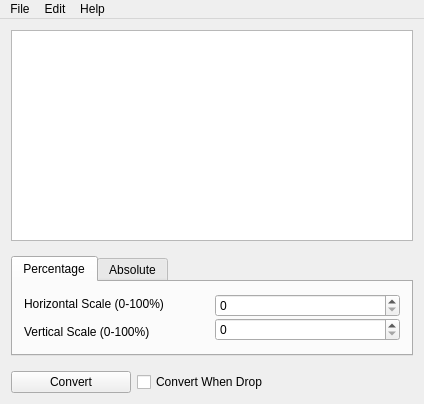
<?xml version="1.0" encoding="UTF-8"?>
<ui version="4.0">
 <class>MainWindow</class>
 <widget class="QMainWindow" name="MainWindow">
  <property name="geometry">
   <rect>
    <x>0</x>
    <y>0</y>
    <width>424</width>
    <height>404</height>
   </rect>
  </property>
  <property name="windowTitle">
   <string>Batch Image Resizer</string>
  </property>
  <property name="windowIcon">
   <iconset resource="icon.qrc">
    <normaloff>:/new/icon/icon.png</normaloff>:/new/icon/icon.png</iconset>
  </property>
  <property name="locale">
   <locale language="English" country="UnitedStates"/>
  </property>
  <widget class="QWidget" name="centralWidget">
   <layout class="QVBoxLayout" name="verticalLayout">
    <property name="spacing">
     <number>15</number>
    </property>
    <item>
     <widget class="QListView" name="listView">
      <property name="minimumSize">
       <size>
        <width>400</width>
        <height>200</height>
       </size>
      </property>
      <property name="toolTip">
       <string>Drop image files here.</string>
      </property>
      <property name="locale">
       <locale language="English" country="UnitedStates"/>
      </property>
      <property name="selectionMode">
       <enum>QAbstractItemView::ExtendedSelection</enum>
      </property>
     </widget>
    </item>
    <item>
     <widget class="QTabWidget" name="tabWidget">
      <property name="minimumSize">
       <size>
        <width>0</width>
        <height>100</height>
       </size>
      </property>
      <property name="maximumSize">
       <size>
        <width>16777215</width>
        <height>100</height>
       </size>
      </property>
      <property name="locale">
       <locale language="English" country="UnitedStates"/>
      </property>
      <property name="currentIndex">
       <number>0</number>
      </property>
      <widget class="QWidget" name="percentageTab">
       <attribute name="title">
        <string>Percentage</string>
       </attribute>
       <layout class="QHBoxLayout" name="horizontalLayout_5">
        <item>
         <layout class="QVBoxLayout" name="verticalLayout_4">
          <item>
           <widget class="QLabel" name="label">
            <property name="sizePolicy">
             <sizepolicy hsizetype="Preferred" vsizetype="Preferred">
              <horstretch>0</horstretch>
              <verstretch>0</verstretch>
             </sizepolicy>
            </property>
            <property name="text">
             <string>Horizontal Scale (0-100%)</string>
            </property>
           </widget>
          </item>
          <item>
           <widget class="QLabel" name="label_2">
            <property name="text">
             <string>Vertical Scale (0-100%)</string>
            </property>
           </widget>
          </item>
         </layout>
        </item>
        <item>
         <layout class="QVBoxLayout" name="verticalLayout_2">
          <property name="spacing">
           <number>0</number>
          </property>
          <property name="sizeConstraint">
           <enum>QLayout::SetDefaultConstraint</enum>
          </property>
          <item>
           <widget class="QSpinBox" name="percentageTab_hScale_spinBox">
            <property name="maximum">
             <number>100</number>
            </property>
           </widget>
          </item>
          <item>
           <widget class="QSpinBox" name="percentageTab_vScale_spinBox">
            <property name="maximum">
             <number>100</number>
            </property>
           </widget>
          </item>
         </layout>
        </item>
       </layout>
      </widget>
      <widget class="QWidget" name="absoluteTab">
       <attribute name="title">
        <string>Absolute</string>
       </attribute>
       <layout class="QHBoxLayout" name="horizontalLayout">
        <item>
         <layout class="QVBoxLayout" name="verticalLayout_3">
          <item>
           <widget class="QLabel" name="label_3">
            <property name="locale">
             <locale language="English" country="UnitedStates"/>
            </property>
            <property name="text">
             <string>Maximum Width (px)</string>
            </property>
           </widget>
          </item>
          <item>
           <widget class="QLabel" name="label_4">
            <property name="locale">
             <locale language="English" country="UnitedStates"/>
            </property>
            <property name="text">
             <string>Maximum Height (px)</string>
            </property>
           </widget>
          </item>
         </layout>
        </item>
        <item>
         <layout class="QVBoxLayout" name="verticalLayout_5">
          <item>
           <widget class="QSpinBox" name="absoluteTab_width_spinBox">
            <property name="locale">
             <locale language="English" country="UnitedStates"/>
            </property>
            <property name="maximum">
             <number>9999999</number>
            </property>
            <property name="singleStep">
             <number>128</number>
            </property>
            <property name="value">
             <number>1280</number>
            </property>
           </widget>
          </item>
          <item>
           <widget class="QSpinBox" name="absoluteTab_height_spinBox">
            <property name="locale">
             <locale language="English" country="UnitedStates"/>
            </property>
            <property name="maximum">
             <number>9999999</number>
            </property>
            <property name="singleStep">
             <number>128</number>
            </property>
            <property name="value">
             <number>720</number>
            </property>
           </widget>
          </item>
         </layout>
        </item>
       </layout>
      </widget>
     </widget>
    </item>
    <item>
     <layout class="QHBoxLayout" name="horizontalLayout_2">
      <item>
       <widget class="QPushButton" name="convertButton">
        <property name="maximumSize">
         <size>
          <width>120</width>
          <height>16777215</height>
         </size>
        </property>
        <property name="locale">
         <locale language="English" country="UnitedStates"/>
        </property>
        <property name="text">
         <string>Convert</string>
        </property>
       </widget>
      </item>
      <item>
       <widget class="QCheckBox" name="autoConvert_checkBox">
        <property name="locale">
         <locale language="English" country="UnitedStates"/>
        </property>
        <property name="text">
         <string>Convert When Drop</string>
        </property>
       </widget>
      </item>
     </layout>
    </item>
   </layout>
  </widget>
  <widget class="QMenuBar" name="menuBar">
   <property name="geometry">
    <rect>
     <x>0</x>
     <y>0</y>
     <width>424</width>
     <height>22</height>
    </rect>
   </property>
   <widget class="QMenu" name="menuFile">
    <property name="title">
     <string>File</string>
    </property>
    <addaction name="actionOpen"/>
    <addaction name="separator"/>
    <addaction name="actionExit"/>
   </widget>
   <widget class="QMenu" name="menuEdit">
    <property name="title">
     <string>Edit</string>
    </property>
    <addaction name="actionSelect_All"/>
    <addaction name="separator"/>
    <addaction name="actionRemove"/>
    <addaction name="actionRemove_All"/>
   </widget>
   <widget class="QMenu" name="menuHelp">
    <property name="title">
     <string>Help</string>
    </property>
    <addaction name="actionAbout"/>
   </widget>
   <addaction name="menuFile"/>
   <addaction name="menuEdit"/>
   <addaction name="menuHelp"/>
  </widget>
  <action name="actionOpen">
   <property name="text">
    <string>Open</string>
   </property>
   <property name="shortcut">
    <string>Ctrl+O</string>
   </property>
  </action>
  <action name="actionExit">
   <property name="text">
    <string>Exit</string>
   </property>
   <property name="shortcut">
    <string>Ctrl+Q</string>
   </property>
  </action>
  <action name="actionSelect_All">
   <property name="text">
    <string>Select All</string>
   </property>
   <property name="shortcut">
    <string>Ctrl+A</string>
   </property>
  </action>
  <action name="actionRemove">
   <property name="text">
    <string>Remove</string>
   </property>
   <property name="shortcut">
    <string>Del</string>
   </property>
  </action>
  <action name="actionRemove_All">
   <property name="text">
    <string>Remove All</string>
   </property>
  </action>
  <action name="actionAbout">
   <property name="text">
    <string>About</string>
   </property>
  </action>
 </widget>
 <layoutdefault spacing="6" margin="11"/>
 <resources>
  <include location="icon.qrc"/>
 </resources>
 <connections/>
</ui>
